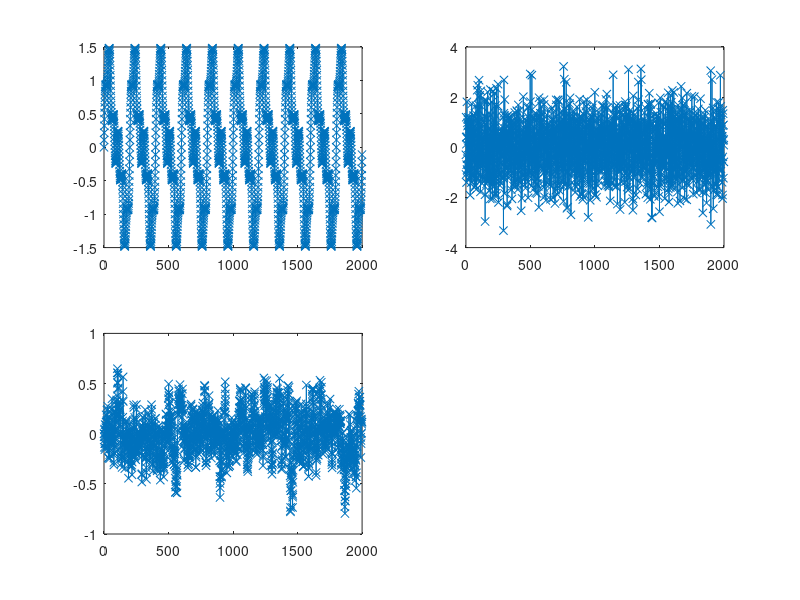
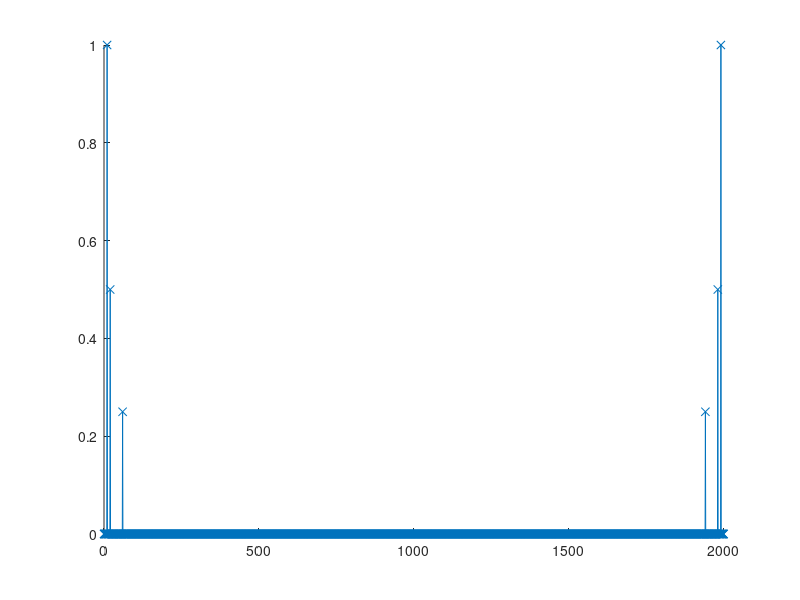
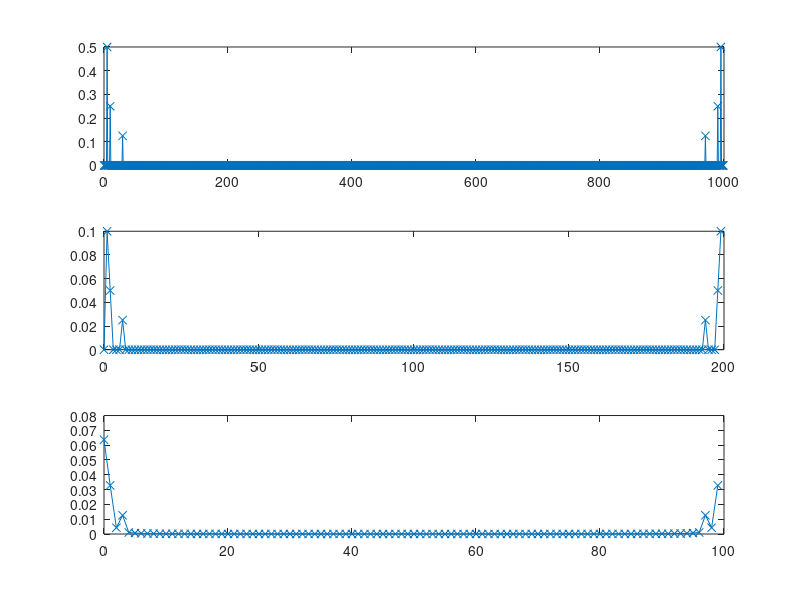

Here is the MATLAB script that generated these plots, in order: (Note: this script raises an error after producing the figures.)
clc; clear;

N = 2000;
n = 0:N-1;
Tp = 0.001;
o = 1;

x = sin(2*pi*5*n*Tp) + 0.5*sin(2*pi*10*n*Tp) + 0.25*sin(2*pi*30*n*Tp);
e = o*randn(1, N);
H = tf(0.1, [1 -0.9], Tp);
v = lsim(H, e, n*Tp);

figure('Name', 'Signals');
hold on;

subplot(2, 2, 1);
plot(n, x, '-x');

subplot(2, 2, 2);
plot(n, e, '-x');

subplot(2, 2, 3);
plot(n, v, '-x');

figure('Name', 'XN');
hold on;

XN = fft(x)*Tp;
plot(n, abs(XN), '-x');

figure('Name', 'Ns');
hold on;

for N_f = [1000, 200, 100]
    n_f = 0:N_f-1;
    x_f = sin(2*pi*5*n_f*Tp) + 0.5*sin(2*pi*10*n_f*Tp) + 0.25*sin(2*pi*30*n_f*Tp);
    XN_f = fft(x_f)*Tp;
    subplot(3, 1, find([1000, 200, 100] == N_f));
    plot(n_f, abs(XN_f), '-x');
end

a = Tp*sum(x.^2);
b = sum((abs(XN).^2)*1/(N*Tp));
tol = 0.001;
if (a-b) <= tol
    disp('True')
else
    disp('False')
end

Mw = 5;
k = 0:N-1;
Omega_k = 2*(pi/N)*k;
tau = -Mw:Mw;

Phi_14 = 1/(N*Tp) * abs(XN).^2;

function omega = w(tau, Mw)
    if abs(tau) <= Mw 
        omega = 1;
    else 
        omega = 0;
    end
end

xT = x';
Dx = [xT, xT];

Phi_16 = zeros(size(Omega_k));
for tau_arg = tau
Phi_16 = Phi_16 + Tp*sum(w(tau_arg, Mw)*Covar(Dx, tau_arg, 0)*exp(-1j*Omega_k*tau_arg));
end
Phi_16 = Phi_16*Tp;



figure('Name', 'Density');
hold on;

subplot(2, 1, 1);
plot(Omega_k, Phi_14, '-x');

subplot(2, 1, 2);
plot(Omega_k, abs(Phi_16), '-x');
